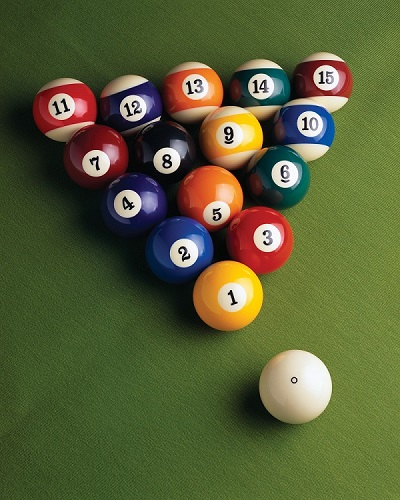
#> input picture image/Billiard.jpg, 400 x 500 px, found by its file name
$ python example_image.py
#> lines starting #> are read from the running program, lines starting #| are printed output that depends on the picture
import cv2

img_color = cv2.imread('Billiard.jpg', cv2.IMREAD_COLOR)
#> img_color is the input picture: shape (500, 400, 3); mean B, G, R 54.7, 94.2, 88.3

cv2.namedWindow('Show Image')
cv2.imshow('Show Image', img_color)

cv2.waitKey(0)


img_gray = cv2.cvtColor(img_color, cv2.COLOR_BGR2GRAY)
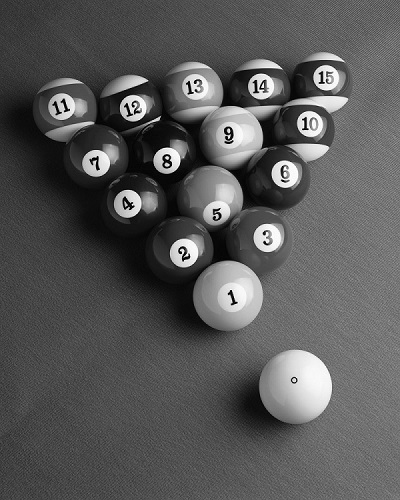
#> img_gray: shape (500, 400); min 0, max 255, mean 87.9

cv2.imshow('Show Image2', img_gray)

cv2.waitKey(0)

cv2.destroyAllWindows()

$ run again, with image/White_Red.jpg copied over image/Billiard.jpg
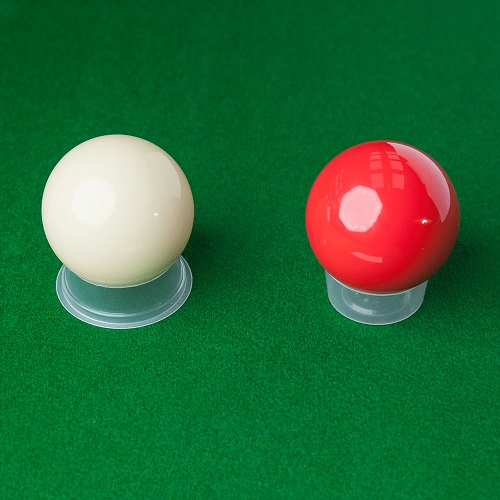
#> input picture image/White_Red.jpg, 500 x 500 px, found by its file name
#> img_color is the input picture: shape (500, 500, 3); mean B, G, R 57.4, 107.1, 37.3
#> `img_gray = cv2.cvtColor(img_color, cv2.COLOR_BGR2GRAY)`:
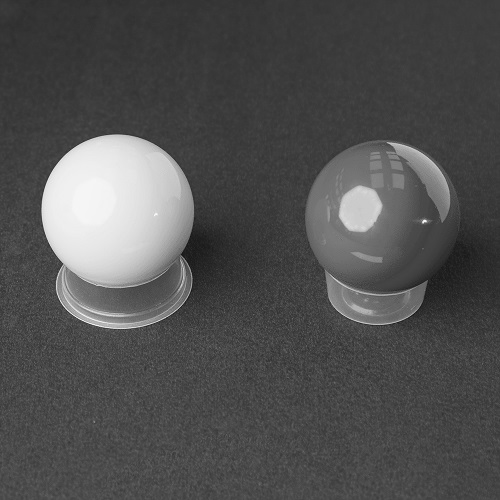
#> img_gray: shape (500, 500); min 19, max 250, mean 80.5
